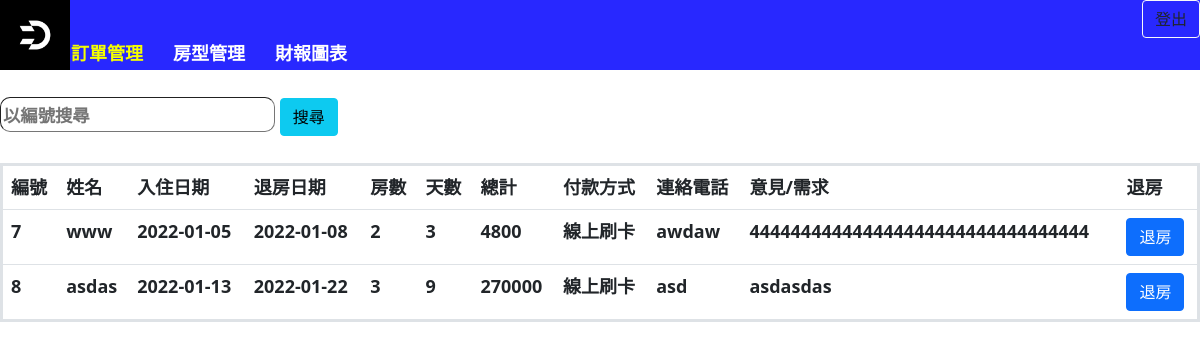
The app's page /master/dm.php, older data.
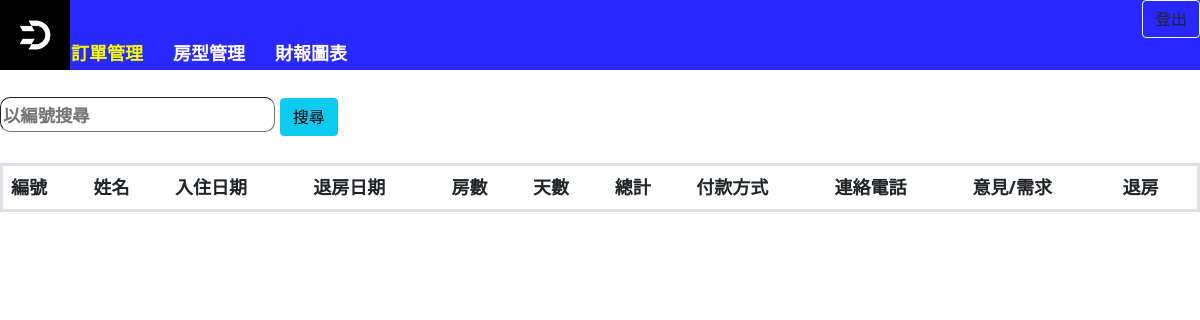
The same page, newer data.
### tables this page shows
CREATE TABLE `res` (
  `id` int(100) NOT NULL,
  `roomid` int(100) NOT NULL,
  `d1` varchar(100) NOT NULL,
  `d2` varchar(100) NOT NULL,
  `na` varchar(100) NOT NULL,
  `ph` varchar(100) NOT NULL,
  `lo` varchar(100) NOT NULL,
  `sex` varchar(100) NOT NULL,
  `iid` varchar(100) NOT NULL,
  `p` int(100) NOT NULL,
  `pay` varchar(100) NOT NULL,
  `da` int(100) NOT NULL,
  `uid` int(100) NOT NULL,
  `op` varchar(100) NOT NULL,
  `c` int(100) NOT NULL,
  `em` varchar(100) NOT NULL
);

### master/dm.php (the view, shortened to what this page needs)
<?php
    include "../conn.php";
?>
<!DOCTYPE html>
<html lang="en">
<head>
    <link href="../jquery-ui-1.13.0/jquery-ui.css" rel="stylesheet">
    <link rel="stylesheet" href="https://cdn.staticfile.org/twitter-bootstrap/5.1.1/css/bootstrap.min.css">
    </head>
<body bgcolor="#80FFFF">
        <div id="t" style="background-color: #2828FF;display: block;height:70px;">
            <span style="float:right;"><button class="btn btn-outline-light text-dark" onclick="location.href='../logout.php'">登出</button></span>
            <img src='../aaa.ico' width="70px" height="70px">
            <ul id="t" style="font-size: 0;position: absolute;top:25px;left:2%;">
                <li><a href="dm.php" style="color:#F6FF00">訂單管理</a></li>
                <li><a href="rm.php">房型管理</a></li>
                <li><a href="gm.php">財報圖表</a></li>
            </ul>
        </div>
        <br>
        <div>
            <form action="" method="POST">
                <input class="a" name="search_id" type="text" placeholder="以編號搜尋">
                <input class="btn btn-info" name="sear" type=submit value="搜尋">
            </form>
        </div>
        <br>
        <table class="table">
        <tr>
            <td>編號</td>
            <td>姓名</td>
            <td>入住日期</td>
            <td>退房日期</td>
            <td>房數</td>
            <td>天數</td>
            <td>總計</td>
            <td>付款方式</td>
            <td>連絡電話</td>
            <td>意見/需求</td>
            <td>退房</td>
        </tr>
        <?php
            if(isset($_POST['sear']) && $_POST['search_id']!=""){
                $resid=$_POST['search_id'];
                $q="SELECT * FROM res WHERE `id`='$resid'";
                $ans=mysqli_query($db,$q);
            }
            else{
                $q="SELECT * FROM res";
                $ans=mysqli_query($db,$q);
            }
           while($row=mysqli_fetch_assoc($ans)){
            echo "<tr>";
            echo "<td>".$row['id']."</td>";
            echo "<td>".$row['na']."</td>";
            echo "<td>".$row['d1']."</td>";
            echo "<td>".$row['d2']."</td>";
            echo "<td>".$row['c']."</td>";
            echo "<td>".$row['da']."</td>";
            echo "<td>".$row['p']."</td>";
            echo "<td>".$row['pay']."</td>";
            echo "<td>".$row['ph']."</td>";
            echo "<td>".$row['op']."</td>";
            echo "<td><button class='btn btn-primary' onclick='dele(".$row['id'].")'>退房</button></td>";
            echo "</tr>";
        }
        ?>
        </table>
</body>
</html>

### master/dm.php (style rules this page uses)
body { margin: 0; padding: 0; font-weight:bold; font-size:18px; }
#t ul li { padding:5px; margin:10px; display: inline-block; font-weight:bold; list-style: none; font-size: 18px; }
input.a { height:35px; font-size:13pt; outline-color:#66B3FF; border-radius:10px; border-width:1px; font-weight:bold; }
a:link { text-decoration: none; }
a { color: #FFFFFF; }
table { border:3px #cccccc solid; }

Row changes from the older to the newer data that the page shows:
removed res: id "7", na "www", d1 "2022-01-05", d2 "2022-01-08", c "2", da "3", p "4800", pay "線上刷卡", ph "awdaw", op "444444444444444444444444444444444"
removed res: id "8", na "asdas", d1 "2022-01-13", d2 "2022-01-22", c "3", da "9", p "270000", pay "線上刷卡", ph "asd", op "asdasdas"
